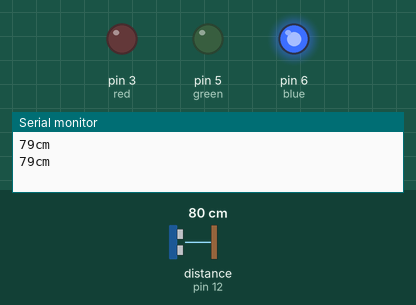
Recording of a sketch running on a simulated Arduino Uno, built with avr-gcc and run on an emulated ATmega328P. On the bench: output pins drawn as LEDs (lit = HIGH), the last lines printed to the serial monitor. Wiring (inferred from the names in the program): ultrasonic range finder: trigger pin 11; echo pin 12. The inputs (shaded band) are chosen by the test bench; at power-on: distance to the obstacle (sensor on pin 12) 80 cm. The echo pulse lasts 58.3 µs per cm; pins used as bus, display or sensor lines are not drawn.

Above: at 1.8 s.
1.9 s: distance to the obstacle (sensor on pin 12) set to 13 cm
3.4 s: distance to the obstacle (sensor on pin 12) set to 10 cm
At 5.2 s:
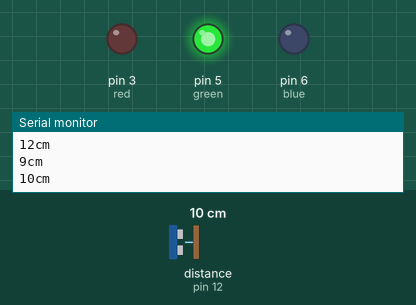
5.5 s: distance to the obstacle (sensor on pin 12) set to 8 cm
7.2 s: distance to the obstacle (sensor on pin 12) set to 5 cm
At 8.4 s:
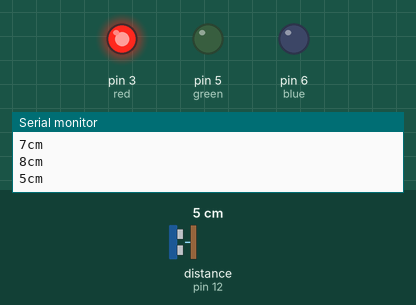
9.5 s: distance to the obstacle (sensor on pin 12) set to 9 cm
At 11.2 s:
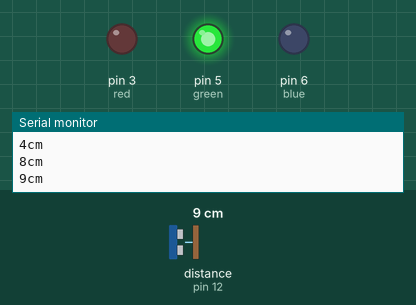
11.5 s: distance to the obstacle (sensor on pin 12) set to 2 cm
At 12.9 s:
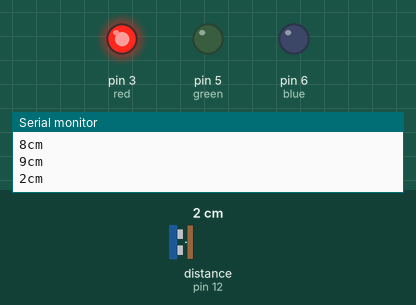
Timing chart, 0 to 14.5 s (numbered marks = the images above; inputs shaded):
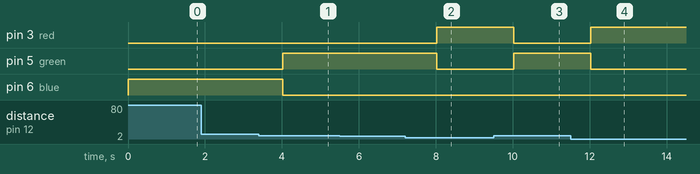

Measured:
- the behaviour switches between 12 and 11 cm on distance to the obstacle (sensor on pin 12) (found by bisection; images 0 and 1)
- the behaviour switches between 7 and 6 cm on distance to the obstacle (sensor on pin 12) (found by bisection; images 1 and 2)
- after the input at 3.4 s, pin 5 (green): LOW → HIGH after 0.62 s; pin 6 (blue): HIGH → LOW after 0.62 s
- after the input at 7.2 s, pin 3 (red): LOW → HIGH after 0.82 s; pin 5 (green): HIGH → LOW after 0.82 s
- after the input at 9.5 s, pin 3 (red): HIGH → LOW after 0.52 s; pin 5 (green): LOW → HIGH after 0.52 s
- after the input at 11.5 s, pin 3 (red): LOW → HIGH after 0.52 s; pin 5 (green): HIGH → LOW after 0.52 s

The sketch:

SR04_2.ino
```cpp
const int trigPin = 11;
const int echoPin = 12;

const int red = 3;
const int green = 5;
const int blue = 6;

void setup() {
  // put your setup code here, to run once:
  Serial.begin(115200);

  pinMode(trigPin, OUTPUT);
  pinMode(echoPin, INPUT);

  pinMode(red, OUTPUT);
  pinMode(green, OUTPUT);
  pinMode(blue, OUTPUT);
}

void loop() {
  // put your main code here, to run repeatedly:
  digitalWrite(trigPin, LOW);
  delayMicroseconds(2);
  digitalWrite(trigPin, HIGH);
  delayMicroseconds(10);
  digitalWrite(trigPin, LOW);

  long timeDistance = pulseIn(echoPin, HIGH);
  long distance = (timeDistance/2) / 29.1;

  Serial.print(distance);
  Serial.println("cm");

  if(distance <= 5){
    analogWrite(red, 255);
    analogWrite(green, 0);
    analogWrite(blue,0);
    delay(1000);
  }
  else if(distance <= 10){
    analogWrite(red, 0);
    analogWrite(green, 255);
    analogWrite(blue,0);
    delay(1000);
  }
  else{
    analogWrite(red, 0);
    analogWrite(green, 0);
    analogWrite(blue,255);
    delay(1000);
  }
}
```
